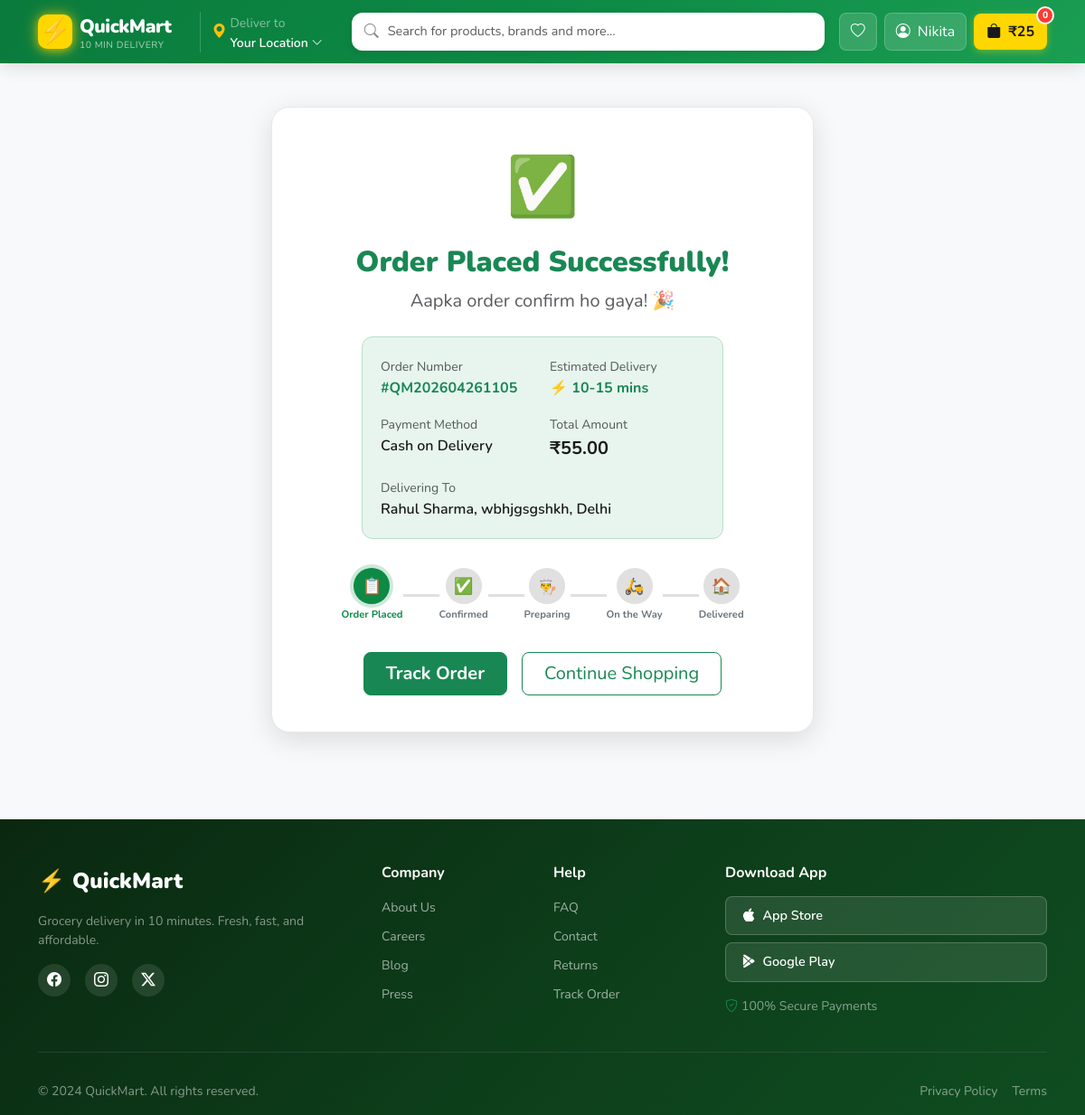
The app's page /order/success/1/ (signed in) with its own data.
### store/models.py (models this page shows, shortened)
class Order(models.Model):
    STATUS_CHOICES = [
        ('pending', 'Order Placed'),
        ('confirmed', 'Confirmed'),
        ('preparing', 'Preparing'),
        ('out_for_delivery', 'Out for Delivery'),
        ('delivered', 'Delivered'),
        ('cancelled', 'Cancelled'),
    ]
    PAYMENT_CHOICES = [
        ('cod', 'Cash on Delivery'),
        ('online', 'Online Payment'),
    ]
    user = models.ForeignKey(User, on_delete=models.CASCADE, related_name='orders')
    order_number = models.CharField(max_length=20, unique=True)
    status = models.CharField(max_length=20, choices=STATUS_CHOICES, default='pending')
    payment_method = models.CharField(max_length=20, choices=PAYMENT_CHOICES, default='cod')
    payment_status = models.BooleanField(default=False)
    name = models.CharField(max_length=200)
    phone = models.CharField(max_length=15)
    address = models.TextField()
    city = models.CharField(max_length=100)
    pincode = models.CharField(max_length=10)
    subtotal = models.DecimalField(max_digits=10, decimal_places=2)
    delivery_fee = models.DecimalField(max_digits=10, decimal_places=2, default=0)
    total = models.DecimalField(max_digits=10, decimal_places=2)
    notes = models.TextField(blank=True)
    estimated_delivery = models.CharField(max_length=50, default='10-15 mins')
    created_at = models.DateTimeField(auto_now_add=True)
    updated_at = models.DateTimeField(auto_now=True)
    class Meta:
        ordering = ['-created_at']

### store/views.py (the view)
# urls.py: path('order/success/<int:order_id>/', views.order_success, name='order_success'),
@login_required
def order_success(request, order_id):
    order = get_object_or_404(Order, id=order_id, user=request.user)
    return render(request, 'store/order_success.html', {'order': order})

### store/context_processors.py (called while the page is built)
def cart_count(request):
    try:
        if request.user.is_authenticated:
            cart = Cart.objects.filter(user=request.user).first()
        else:
            session_key = request.session.session_key
            cart = Cart.objects.filter(session_key=session_key, user=None).first() if session_key else None
        if cart:
            return {
                'cart_count': cart.total_items,
                'cart_total': cart.total,
            }
    except Exception:
        pass
    return {'cart_count': 0, 'cart_total': 0}

### store/models.py (called while the page is built)
    @property
    def total_items(self):
        return sum(item.quantity for item in self.items.all())

    @property
    def subtotal(self):
        return sum(item.total_price for item in self.items.all())

    @property
    def delivery_fee(self):
        return 0 if self.subtotal >= 199 else 25

    @property
    def total(self):
        return self.subtotal + self.delivery_fee

### templates/store/order_success.html (shortened to what this page needs)
{% extends 'store/base.html' %}
{% block content %}
<div class="container py-5 text-center">
    <div class="order-success-card mx-auto">
        <div class="success-animation">✅</div>
        <h2 class="fw-900 text-success mt-3">Order Placed Successfully!</h2>
        <p class="text-muted fs-5">Aapka order confirm ho gaya! 🎉</p>
        <div class="order-info-card mx-auto mt-4">
            <div class="row g-3 text-start">
                <div class="col-6">
                    <small class="text-muted">Order Number</small>
                    <div class="fw-700 text-success">#{{ order.order_number }}</div>
                </div>
                <div class="col-6">
                    <small class="text-muted">Estimated Delivery</small>
                    <div class="fw-700 text-success">⚡ 10-15 mins</div>
                </div>
                <div class="col-6">
                    <small class="text-muted">Payment Method</small>
                    <div class="fw-600">{{ order.get_payment_method_display }}</div>
                </div>
                <div class="col-6">
                    <small class="text-muted">Total Amount</small>
                    <div class="fw-700 fs-5">₹{{ order.total }}</div>
                </div>
                <div class="col-12">
                    <small class="text-muted">Delivering To</small>
                    <div class="fw-600">{{ order.name }}, {{ order.address }}, {{ order.city }}</div>
                </div>
            </div>
        </div>
        <div class="tracking-steps mt-4">
            <div class="step active"><div class="step-icon">📋</div><small>Order Placed</small></div>
            <div class="step-line"></div>
            <div class="step"><div class="step-icon">✅</div><small>Confirmed</small></div>
            <div class="step-line"></div>
            <div class="step"><div class="step-icon">👨‍🍳</div><small>Preparing</small></div>
            <div class="step-line"></div>
            <div class="step"><div class="step-icon">🛵</div><small>On the Way</small></div>
            <div class="step-line"></div>
            <div class="step"><div class="step-icon">🏠</div><small>Delivered</small></div>
        </div>
        <div class="d-flex gap-3 justify-content-center mt-4 flex-wrap">
            <a href="{% url 'order_detail' order.id %}" class="btn btn-success btn-lg px-4 fw-bold">Track Order</a>
            <a href="{% url 'home' %}" class="btn btn-outline-success btn-lg px-4">Continue Shopping</a>
        </div>
    </div>
</div>
{% endblock %}

### templates/store/base.html (shortened to what this page needs)
{% load static %}
<!DOCTYPE html>
<html lang="en">
<head>
    <link href="https://cdn.jsdelivr.net/npm/bootstrap@5.3.2/dist/css/bootstrap.min.css" rel="stylesheet">
    <link href="https://cdn.jsdelivr.net/npm/bootstrap-icons@1.11.1/font/bootstrap-icons.css" rel="stylesheet">
    <link rel="stylesheet" href="{% static 'css/style.css' %}">
</head>
<body>
<nav class="navbar navbar-expand-lg navbar-dark sticky-top" id="mainNav">
    <div class="container">
        <a class="navbar-brand d-flex align-items-center gap-2" href="{% url 'home' %}">
            <div class="brand-logo">⚡</div>
            <div>
                <span class="brand-name">QuickMart</span>
                <small class="d-block brand-tagline">10 min delivery</small>
            </div>
        </a>
        <div class="delivery-info d-none d-lg-flex align-items-center mx-3">
            <i class="bi bi-geo-alt-fill text-warning me-1"></i>
            <div>
                <small class="text-white-50">Deliver to</small>
                <div class="text-white fw-600 small">Your Location <i class="bi bi-chevron-down small"></i></div>
            </div>
        </div>
        <div class="flex-grow-1 mx-3 d-none d-lg-block position-relative">
            <div class="search-wrapper">
                <i class="bi bi-search search-icon"></i>
                <input type="text" class="form-control search-input" id="globalSearch"
                       placeholder="Search for products, brands and more...">
            </div>
        </div>
        <div class="d-flex align-items-center gap-2">
            {% if user.is_authenticated %}
                <a href="{% url 'wishlist' %}" class="nav-btn d-none d-md-flex">
                    <i class="bi bi-heart"></i>
                </a>
                <div class="dropdown">
                    <button class="nav-btn dropdown-toggle" data-bs-toggle="dropdown">
                        <i class="bi bi-person-circle"></i>
                        <span class="d-none d-lg-inline ms-1">{{ user.first_name|default:user.username }}</span>
                    </button>
                </div>
            {% else %}
                <a href="{% url 'login' %}" class="btn btn-outline-light btn-sm">Login</a>
                <a href="{% url 'register' %}" class="btn btn-warning btn-sm fw-bold">Sign Up</a>
            {% endif %}
            <a href="{% url 'cart' %}" class="cart-btn position-relative">
                <i class="bi bi-bag-fill"></i>
                <span class="cart-badge" id="cartBadge">{{ cart_count }}</span>
                <span class="d-none d-lg-inline ms-1 fw-bold">₹{{ cart_total|floatformat:0 }}</span>
            </a>
        </div>
    </div>
</nav>
<main>
    {% block content %}{% endblock %}
</main>
<footer class="footer mt-5">
    <div class="container">
        <div class="row g-4">
            <div class="col-lg-4">
                <div class="d-flex align-items-center gap-2 mb-3">
                    <div class="brand-logo-sm">⚡</div>
                    <span class="fs-4 fw-900 text-white">QuickMart</span>
                </div>
                <p class="text-white-50 small">Grocery delivery in 10 minutes. Fresh, fast, and affordable.</p>
                <div class="d-flex gap-3 mt-3">
                    <a href="#" class="social-link"><i class="bi bi-facebook"></i></a>
                    <a href="#" class="social-link"><i class="bi bi-instagram"></i></a>
                    <a href="#" class="social-link"><i class="bi bi-twitter-x"></i></a>
                </div>
            </div>
            <div class="col-6 col-lg-2">
                <h6 class="text-white fw-700 mb-3">Company</h6>
                <ul class="list-unstyled footer-links">
                    <li><a href="#">About Us</a></li>
                    <li><a href="#">Careers</a></li>
                    <li><a href="#">Blog</a></li>
                    <li><a href="#">Press</a></li>
                </ul>
            </div>
            <div class="col-6 col-lg-2">
                <h6 class="text-white fw-700 mb-3">Help</h6>
                <ul class="list-unstyled footer-links">
                    <li><a href="#">FAQ</a></li>
                    <li><a href="#">Contact</a></li>
                    <li><a href="#">Returns</a></li>
                    <li><a href="#">Track Order</a></li>
                </ul>
            </div>
            <div class="col-lg-4">
                <h6 class="text-white fw-700 mb-3">Download App</h6>
                <div class="d-flex flex-column gap-2">
                    <a href="#" class="app-btn"><i class="bi bi-apple me-2"></i>App Store</a>
                    <a href="#" class="app-btn"><i class="bi bi-google-play me-2"></i>Google Play</a>
                </div>
                <p class="text-white-50 small mt-3"><i class="bi bi-shield-check text-success me-1"></i>100% Secure Payments</p>
            </div>
        </div>
        <hr class="border-secondary mt-4">
        <div class="d-flex flex-wrap justify-content-between align-items-center py-3">
            <p class="text-white-50 small mb-0">© 2024 QuickMart. All rights reserved.</p>
            <div class="d-flex gap-3">
                <a href="#" class="text-white-50 small text-decoration-none">Privacy Policy</a>
                <a href="#" class="text-white-50 small text-decoration-none">Terms</a>
            </div>
        </div>
    </div>
</footer>
</body>
</html>

### records on screen
Order: order_number "QM202604261105", payment_method "Cash on Delivery", total "55.00", name "Rahul Sharma", address "wbhjgsgshkh", city "Delhi"

### other values on screen
{{ user.first_name|default:user.username }} "Nikita"
{{ cart_count }} "0"
{{ cart_total|floatformat:0 }} "25"
